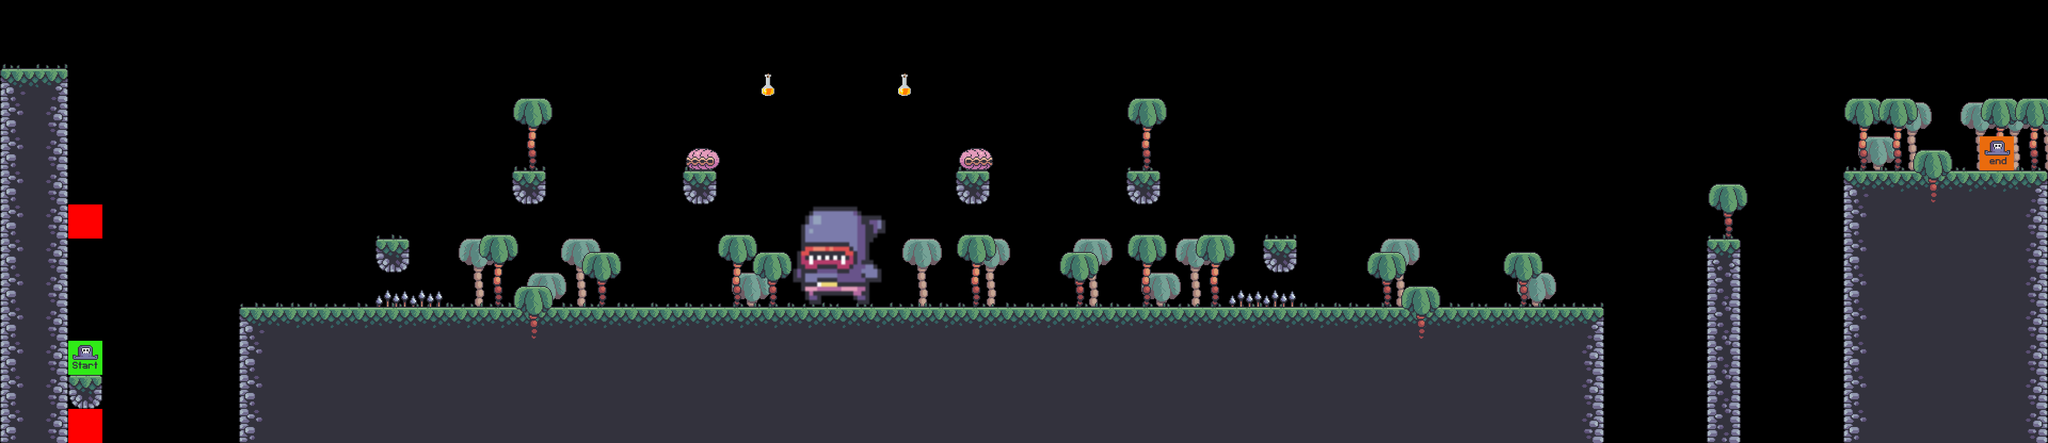

This is a level from a 2D game, rendered from its Tiled map with the project's own tilesets. A one-line summary and the map file follow, with tile-layer data summarised:
An orthogonal 60x13 tile map with 64x64 px tiles, 15 tile layers (bg palms, terrain, moving_platforms, crates, ...), 11 tilesets.

<map version="1.10" tiledversion="1.10.2" orientation="orthogonal" renderorder="right-down" width="60" height="13" tilewidth="64" tileheight="64" infinite="0" nextlayerid="18" nextobjectid="1">
 <editorsettings>
  <export target="../level 5/level_5.csv" format="csv" />
 </editorsettings>
 <tileset firstgid="1" source="../tile sets/terrain_tiles.tsx" />
 <tileset firstgid="17" source="../tile sets/player_tiles.tsx" />
 <tileset firstgid="19" source="../tile sets/shell.tsx" />
 <tileset firstgid="21" source="../tile sets/boss.tsx" />
 <tileset firstgid="24" source="../tile sets/enemy_tile.tsx" />
 <tileset firstgid="26" source="../tile sets/moving platforms.tsx" />
 <tileset firstgid="30" source="../tile sets/grass_tiles.tsx" />
 <tileset firstgid="35" source="../tile sets/palms.tsx" />
 <tileset firstgid="38" source="../tile sets/coin_tiles.tsx" />
 <tileset firstgid="40" source="../tile sets/spikes.tsx" />
 <tileset firstgid="41" source="../tile sets/rum bottle.tsx" />
 <layer id="2" name="bg palms" width="60" height="13">
  <data>[780 cells, 16 non-empty, 1 distinct tile ids]</data>
 </layer>
 <layer id="1" name="terrain" width="60" height="13">
  <data>[780 cells, 242 non-empty, 9 distinct tile ids]</data>
 </layer>
 <layer id="3" name="moving_platforms" width="60" height="13">
  <data>[780 cells, 1 non-empty, 1 distinct tile ids]</data>
 </layer>
 <layer id="4" name="crates" width="60" height="13">
  <data>[780 cells, 0 non-empty, 0 distinct tile ids]</data>
 </layer>
 <layer id="5" name="grass" width="60" height="13">
  <data>[780 cells, 55 non-empty, 5 distinct tile ids]</data>
 </layer>
 <layer id="6" name="enemies" width="60" height="13">
  <data>[780 cells, 0 non-empty, 0 distinct tile ids]</data>
 </layer>
 <layer id="7" name="shell" width="60" height="13">
  <data>[780 cells, 2 non-empty, 2 distinct tile ids]</data>
 </layer>
 <layer id="16" name="boss" width="60" height="13">
  <data>[780 cells, 1 non-empty, 1 distinct tile ids]</data>
 </layer>
 <layer id="8" name="spikes" width="60" height="13">
  <data>[780 cells, 4 non-empty, 1 distinct tile ids]</data>
 </layer>
 <layer id="9" name="constraints" width="60" height="13">
  <data>[780 cells, 2 non-empty, 1 distinct tile ids]</data>
 </layer>
 <layer id="10" name="fg palms" width="60" height="13">
  <data>[780 cells, 20 non-empty, 2 distinct tile ids]</data>
 </layer>
 <layer id="11" name="coins" width="60" height="13">
  <data>[780 cells, 0 non-empty, 0 distinct tile ids]</data>
 </layer>
 <layer id="12" name="health" width="60" height="13">
  <data>[780 cells, 2 non-empty, 1 distinct tile ids]</data>
 </layer>
 <layer id="13" name="player" width="60" height="13">
  <data>[780 cells, 2 non-empty, 2 distinct tile ids]</data>
 </layer>
 <layer id="15" name="treasure" width="60" height="13">
  <data>[780 cells, 1 non-empty, 1 distinct tile ids]</data>
 </layer>
</map>
